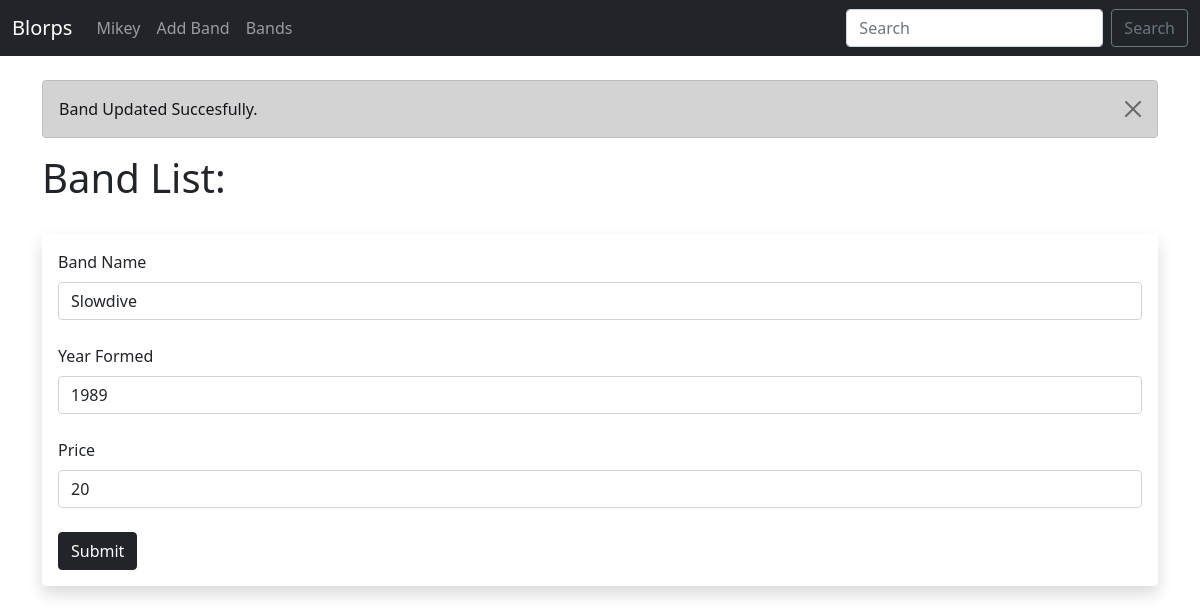
The page /update/8 on the database its author committed.
### main.py (models this page shows, shortened)
class Bands(db.Model):
    id = db.Column(db.Integer, primary_key=True)
    band = db.Column(db.String(50), nullable=False)
    year_formed = db.Column(db.Integer, nullable=False)
    price = db.Column(db.Integer)

### main.py (the view)
@app.route("/update/<int:id>", methods=['GET', 'POST'])
def update(id):
    form = BandForm()
    band_to_update = Bands.query.get_or_404(id)
    if request.method == "POST":
        band_to_update.band = request.form["band"]
        band_to_update.year_formed = request.form["year_formed"]
        band_to_update.price = request.form["price"]
        try:
            db.session.commit()
            flash("Band Updated Succesfully.")
            return render_template("update.html",
                form=form,
                band_to_update = band_to_update)
        except:
            flash("Error!")
            return render_template("update.html",
                form=form,
                band_to_update = band_to_update)
    else:
        flash("Band Updated Succesfully.")
        return render_template("update.html",
            form=form,
            band_to_update = band_to_update)

### main.py
class BandForm(FlaskForm):
    band = StringField("Band Name", validators=[DataRequired()])
    year_formed = IntegerField("Year Formed", validators=[DataRequired()])
    price = IntegerField("Price", validators=[DataRequired()])
    submit = SubmitField("Submit")

### templates/update.html (shortened to what this page needs)
{% extends 'base.html' %}
{% block content %}
{% for message in get_flashed_messages() %}
    <div class="alert alert-dark alert-dismissible fade show" role="alert">
        {{ message }}
        <button type="button" class="btn-close" data-bs-dismiss="alert" aria-label="Close"></button>
    </div>
{% endfor %}
{% if band %}
    <h1>Update Band!</h1>
{% else %}
    <h1>Band List:</h1>
    <br/>
<div class="shadow p-3 mb-5 bg-body rounded">
    <form action="/update/{{ band_to_update.id }}" method="POST">
        {{ form.band.label(class="form-label") }}
        {{ form.band(
        class="form-control",
        value=band_to_update.band) }}
        <br/>
        {{ form.year_formed.label(class="form-label") }}
        {{ form.year_formed(
        class="form-control",
        value=band_to_update.year_formed) }}
        <br/>
        {{ form.price.label(class="form-label") }}
        {{ form.price(
        class="form-control",
        value=band_to_update.price) }}
        <br/>
        {{ form.submit(class="btn btn-dark") }}
    </form>
</div>
<br/><br/><br/>
{% endif %}
{% endblock %}

### rows shown on the page
Bands: band "Slowdive", year_formed "1989", price "20"

### other values the page prints
{{ message }} "Band Updated Succesfully."
